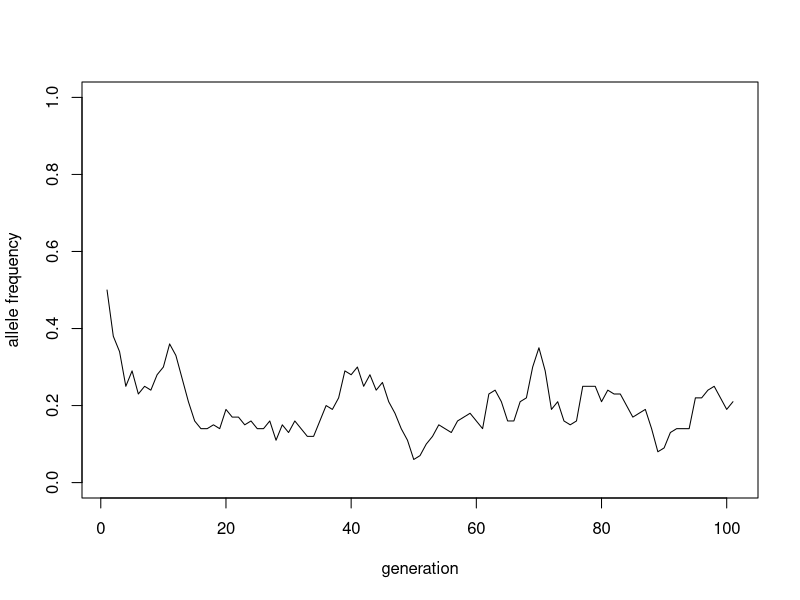
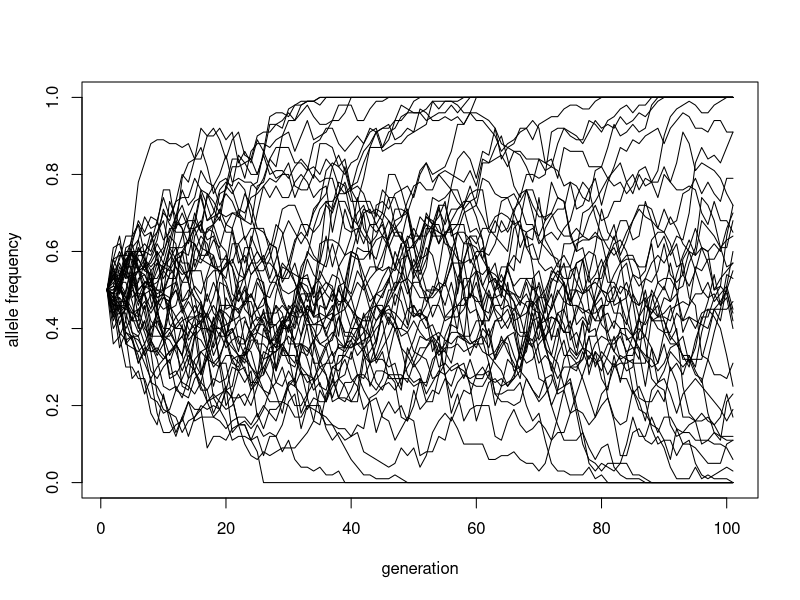
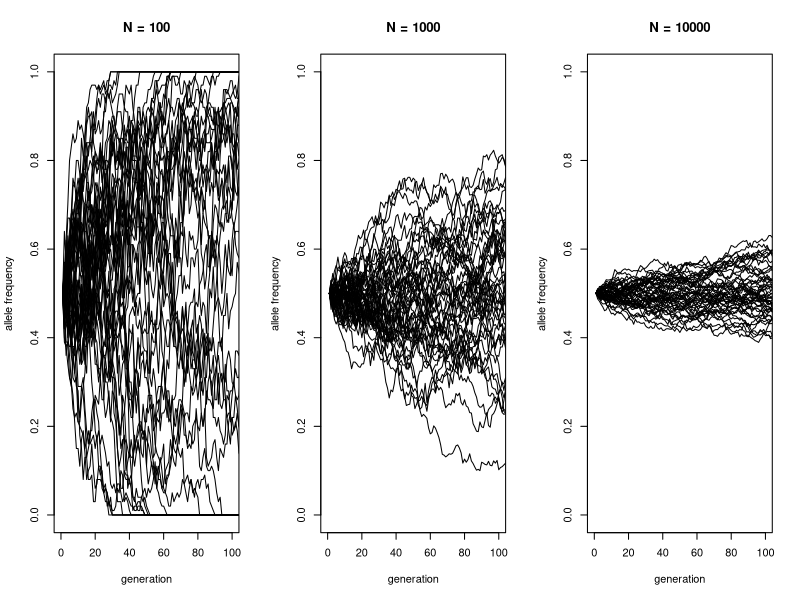
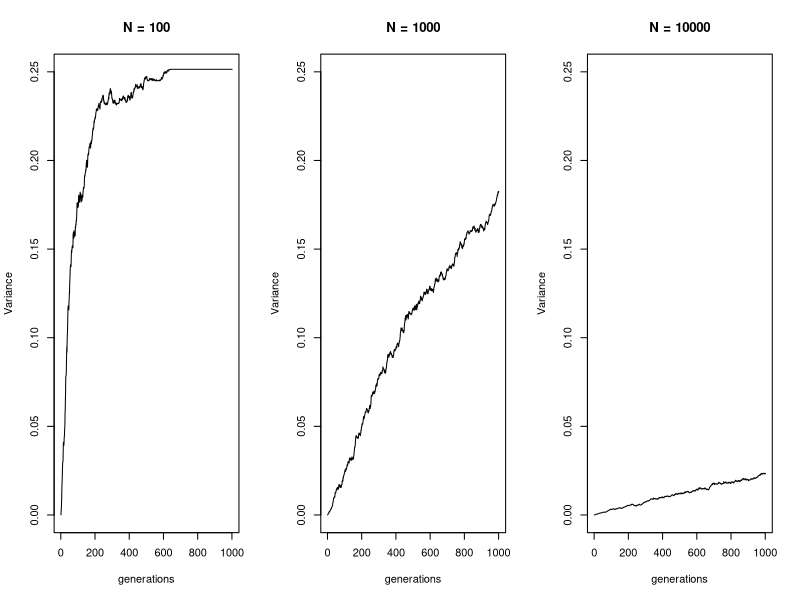
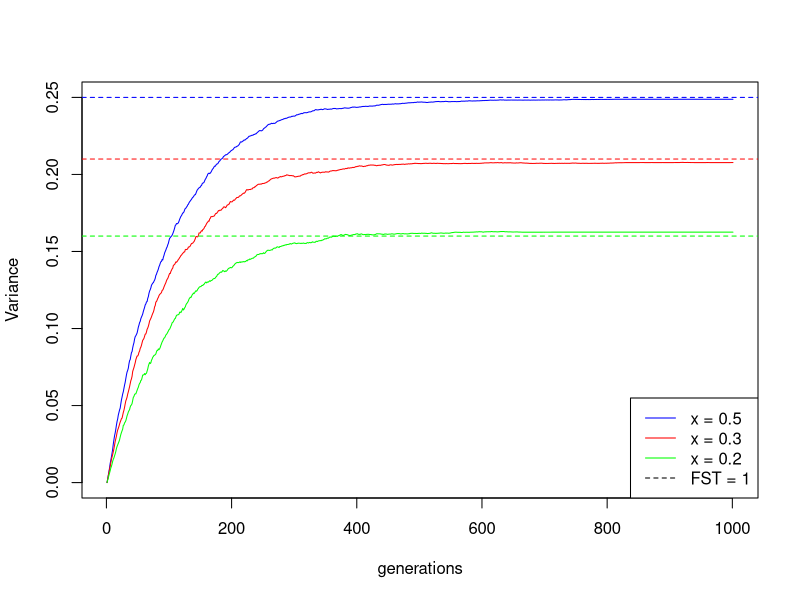
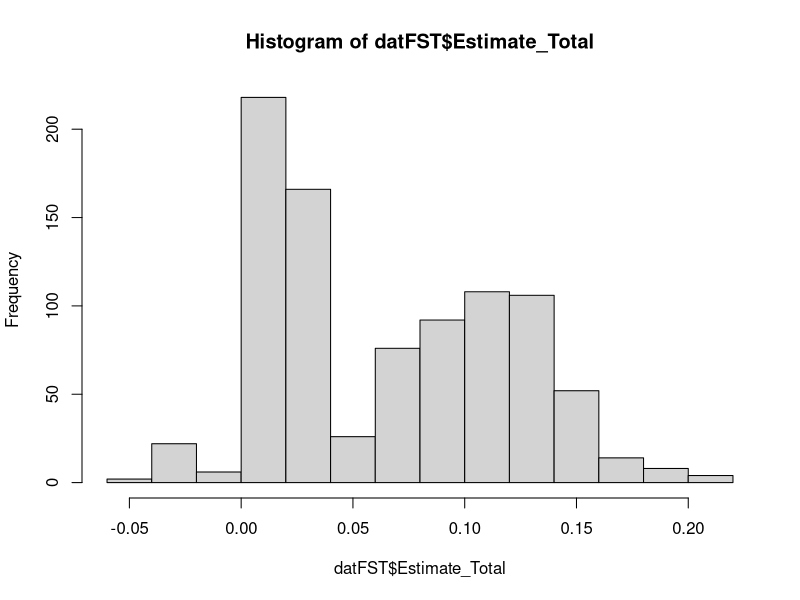
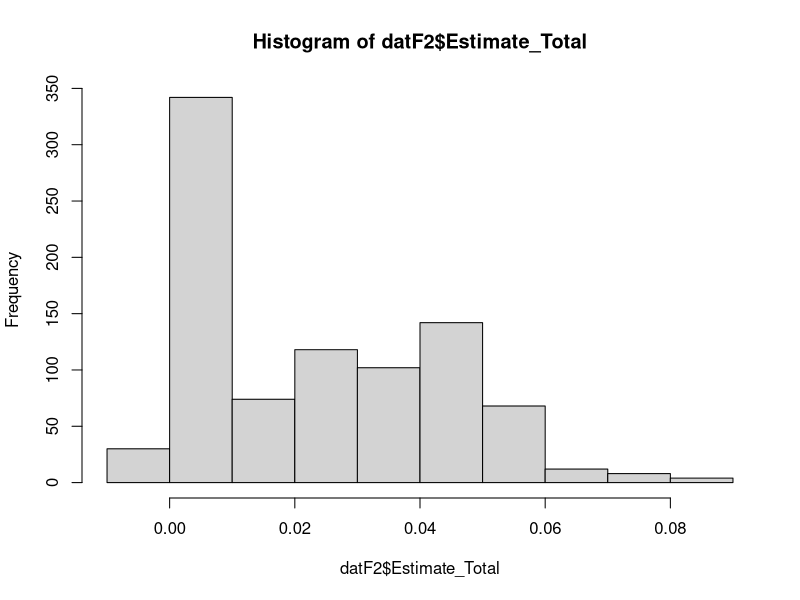
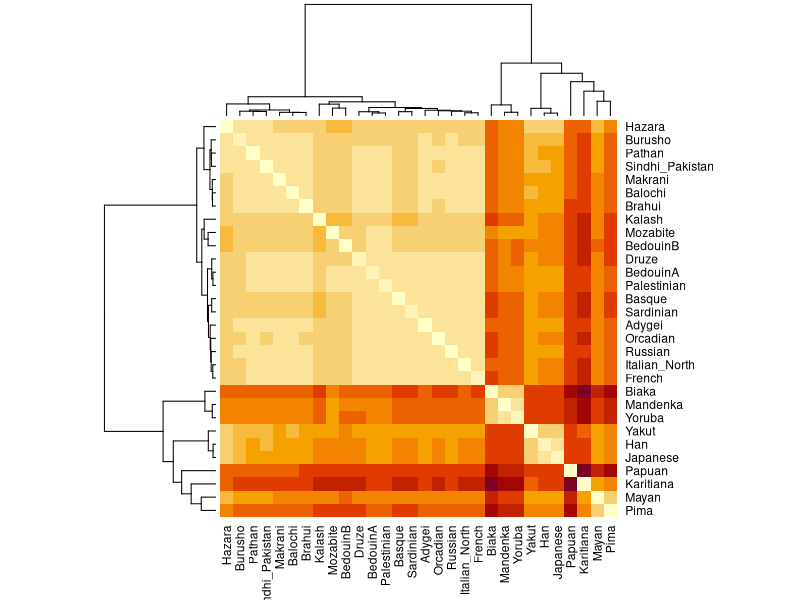

Here is the R script that generated these plots, in order:
## ---- chunk 1
wfsim <- function(n, g, x0) {
  res <- numeric(g + 1)
  res[1] <- x0
  for (i in 2:(g + 1)) {
    res[i] <- (rbinom(1, n, res[i - 1])) / n
  }
  return(res)
}
## ---- chunk 2
set.seed(1)
wfsim(100, 10, 0.5)
## ---- chunk 3
time_series <- wfsim(100, 100, 0.5)
plot(time_series, type = "l", ylim = c(0, 1), xlab = "generation", ylab = "allele frequency")
## ---- chunk 4
gens <- 100
sims100 <- replicate(50, wfsim(100, gens, 0.5))
matplot(sims100, type = "l", lty = 1, col = "black",
        ylim = c(0, 1),
        xlab = "generation", ylab = "allele frequency")
## ---- chunk 5
gens <- 1000
sims100 <- replicate(50, wfsim(100, gens, 0.5))
par(mfrow = c(1, 3))
matplot(sims100, type = "l", lty = 1, col = "black",
        xlim = c(0, 100), ylim = c(0, 1),
        xlab = "generation", ylab = "allele frequency", main = "N = 100")

sims1000 <- replicate(50, wfsim(1000, gens, 0.5))
matplot(sims1000, type = "l", lty = 1, col = "black",
        xlim = c(0, 100), ylim = c(0, 1),
        xlab = "generation", ylab = "allele frequency", main = "N = 1000")

sims10000 <- replicate(50, wfsim(10000, gens, 0.5))
matplot(sims10000, type = "l", lty = 1, col = "black",
        xlim = c(0, 100), ylim = c(0, 1),
        xlab = "generation", ylab = "allele frequency", main = "N = 10000")
## ---- chunk 6
par(mfrow = c(1, 3))
plot(apply(sims100,   1, var), type = "l", ylim = c(0, 0.25),
     xlab = "generations", ylab = "Variance", main = "N = 100")
plot(apply(sims1000,  1, var), type = "l", ylim = c(0, 0.25),
     xlab = "generations", ylab = "Variance", main = "N = 1000")
plot(apply(sims10000, 1, var), type = "l", ylim = c(0, 0.25),
     xlab = "generations", ylab = "Variance", main = "N = 10000")

## ---- chunk 7
sims_x05 <- replicate(1000, wfsim(100, gens, 0.5))
sims_x03 <- replicate(1000, wfsim(100, gens, 0.3))
sims_x02 <- replicate(1000, wfsim(100, gens, 0.2))

plot_dat <- cbind(
  apply(sims_x05, 1, var),
  apply(sims_x03, 1, var),
  apply(sims_x02, 1, var)
)

par(mfrow = c(1, 1))

cols <- c("blue", "red", "green")
matplot(plot_dat, type = "l", ylim = c(0, 0.25), lty = 1,
             xlab = "generations", ylab = "Variance", col = cols)
legend(x = "bottomright",
       legend = c("x = 0.5", "x = 0.3", "x = 0.2", "FST = 1"),
       lty = c(1, 1, 1, 2), col = c(cols, "black"))

theory_values <- sapply(c(0.5, 0.3, 0.2), function(x) x * (1 - x))
abline(h = theory_values, lty = 2, col = cols)
## ---- chunk 8
dat <- dat <- subset(read.table("fst_working/fstat_world_output.tsv", sep="\t", header = TRUE),
                     select=-c(c, d, Z_score_Jackknife))
datFST <- dat[dat$Statistic == "FST",]
datF2 <- dat[dat$Statistic == "F2",]
head(datFST)
## ---- chunk 9
head(dat[order(-dat$Estimate_Total),])
## ---- chunk 10
hist(datFST$Estimate_Total)
## ---- chunk 11
mean(datFST$Estimate_Total)
## ---- chunk 12
hist(datF2$Estimate_Total)
## ---- chunk 13
fstMat <- xtabs(Estimate_Total ~ a + b, datFST)
f2Mat <- xtabs(Estimate_Total ~ a + b, datF2)
## ---- chunk 14
#| fig-height: 7
#| fig-width: 7
heatmap(fstMat, symm = TRUE, hclustfun = function(m) hclust(m, method="ward.D2"))
## ---- chunk 15
#| fig-height: 7
#| fig-width: 7
heatmap(f2Mat, symm = TRUE, hclustfun = function(m) hclust(m, method="ward.D2"))
## ---- chunk 16
#| fig-height: 7
#| fig-width: 7
fstDist <- as.dist(fstMat)
dendro <- hclust(fstDist, method="ward.D2")
plot(dendro, hang = -1)
